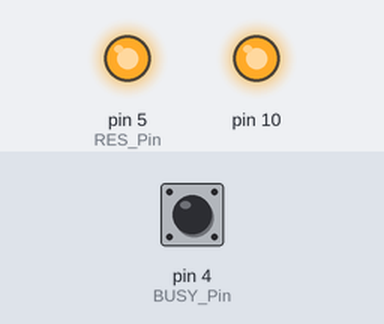
A sketch run on a simulated Arduino Uno, built with avr-gcc and run on an emulated ATmega328P. Shown: output pins drawn as LEDs (lit = HIGH). Inputs (shaded band) come from the test bench; at power-on: pin 4 (BUSY_Pin) LOW. Pins used as bus, display or sensor lines are not drawn.

Above: at 1.2 s.
1.3 s: pin 4 (BUSY_Pin) pulsed HIGH 2 times (0.12 s each, 0.3 s apart)
Timing chart, 0 to 7.2 s (numbered marks = the images above; inputs shaded):
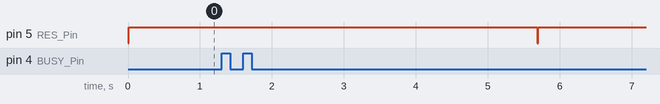

Measured:
- after the input at 1.3 s, pin 5 (RES_Pin): HIGH → LOW after 4.4 s, → HIGH 0.01 s later

The sketch:

GDEY037Z03_Arduino.ino
```cpp
#include <SPI.h>
#include"Ap_29demo.h"
//IO settings
int BUSY_Pin = 4;
int RES_Pin = 5;
int DC_Pin = 6;
int CS_Pin = 7;

#define EPD_W21_CS_0 digitalWrite(CS_Pin,LOW)
#define EPD_W21_CS_1 digitalWrite(CS_Pin,HIGH)
#define EPD_W21_DC_0  digitalWrite(DC_Pin,LOW)
#define EPD_W21_DC_1  digitalWrite(DC_Pin,HIGH)
#define EPD_W21_RST_0 digitalWrite(RES_Pin,LOW)
#define EPD_W21_RST_1 digitalWrite(RES_Pin,HIGH)
#define isEPD_W21_BUSY digitalRead(BUSY_Pin)
////////FUNCTION//////
void SPI_Write(unsigned char value);
void EPD_W21_WriteDATA(unsigned char command);
void EPD_W21_WriteCMD(unsigned char command);
//EPD
void EPD_W21_Init(void);
void EPD_init(void);
void EPD_sleep(void);
void EPD_refresh(void);
void lcd_chkstatus(void);
void PIC_display_Clean(void);
void PIC_display(const unsigned char* picData);
void setup() {
   pinMode(BUSY_Pin, INPUT);
   pinMode(RES_Pin, OUTPUT);
   pinMode(DC_Pin, OUTPUT);
   pinMode(CS_Pin, OUTPUT);
   //SPI
   SPI.beginTransaction(SPISettings(10000000, MSBFIRST, SPI_MODE0));
   SPI.begin ();
}
//Tips//
/*When the electronic paper is refreshed in full screen, the picture flicker is a normal phenomenon, and the main function is to clear the display afterimage in the previous picture.
  When the local refresh is performed, the screen does not flash.*/
/*When you need to transplant the driver, you only need to change the corresponding IO. The BUSY pin is the input mode and the others are the output mode. */

void loop() {
  while(1)
  {
    /************Normal picture display*******************/
    EPD_init(); //EPD init
    PIC_display(gImage_BW1,gImage_R1);//EPD_picture1
    EPD_sleep();//EPD_sleep,Sleep instruction is necessary, please do not delete!!!
    delay(3000); //3s

    //Clear
    EPD_init(); //EPD init
    PIC_display_Clean();//EPD Clear
    EPD_sleep();//EPD_sleep,Sleep instruction is necessary, please do not delete!!!
    while(1);

  }


}

//////////////////////SPI///////////////////////////////////

void SPI_Write(unsigned char value)
{
    SPI.transfer(value);

}

void EPD_W21_WriteCMD(unsigned char command)
{
  EPD_W21_CS_0;
  EPD_W21_DC_0;   // command write
  SPI_Write(command);
  EPD_W21_CS_1;
}
void EPD_W21_WriteDATA(unsigned char command)
{
  EPD_W21_CS_0;
  EPD_W21_DC_1;   // command write
  SPI_Write(command);
  EPD_W21_CS_1;
}


/////////////////EPD settings Functions/////////////////////
void EPD_W21_Init(void)
{
    EPD_W21_RST_0;    // Module reset
    delay(10);//At least 10ms delay
    EPD_W21_RST_1;
    delay(10);//At least 10ms delay
}
void EPD_init(void)
{
    EPD_W21_Init(); //Electronic paper IC reset

    EPD_W21_WriteCMD(0x04);  //Power on
    lcd_chkstatus();        //waiting for the electronic paper IC to release the idle signal

}
void EPD_refresh(void)
{
    EPD_W21_WriteCMD(0x12);     //DISPLAY REFRESH
    delay(10);          //!!!The delay here is necessary, 200uS at least!!!
    lcd_chkstatus();
}
void EPD_sleep(void)
{
    EPD_W21_WriteCMD(0X02);   //power off
    lcd_chkstatus();          //waiting for the electronic paper IC to release the idle signal
    //Part2 Increase the time delay
    delay(1000);      //Power off time delay, this is  necessary!!!
    EPD_W21_WriteCMD(0X07);   //deep sleep
    EPD_W21_WriteDATA(0xA5);
}

void PIC_display(const unsigned char* picData_old,const unsigned char* picData_new)
{
    unsigned int i;
    //Write Data
    EPD_W21_WriteCMD(0x10);        //Transfer old data
    for(i=0;i<12480;i++)
    {
      EPD_W21_WriteDATA(pgm_read_byte(&picData_old[i]));
    }
    EPD_W21_WriteCMD(0x13);        //Transfer new data
    for(i=0;i<12480;i++)
    {
      EPD_W21_WriteDATA(~pgm_read_byte(&picData_new[i]));
    }
   //Refresh
    EPD_W21_WriteCMD(0x12);   //DISPLAY REFRESH
    delay(10);   //!!!The delay here is necessary, 200uS at least!!!
    lcd_chkstatus();          //waiting for the electronic paper IC to release the idle signal


}
void PIC_display_Clean(void)
{
    unsigned int i;
    EPD_W21_WriteCMD(0x10);        //Transfer old data
    for(i=0;i<12480;i++)
  {
    EPD_W21_WriteDATA(0xff);
  }

    EPD_W21_WriteCMD(0x13);        //Transfer new data
    for(i=0;i<12480;i++)
  {
    EPD_W21_WriteDATA(0x00);
  }
     //Refresh
    EPD_W21_WriteCMD(0x12);   //DISPLAY REFRESH
    delay(10);    //!!!The delay here is necessary, 200uS at least!!!
    lcd_chkstatus();          //waiting for the electronic paper IC to release the idle signal

}
void lcd_chkstatus(void)
{
  while(1)
  {   //=0 BUSY
     if(isEPD_W21_BUSY==1) break;
  }
}
```

Source omitted: Ap_29demo.h (data table, 126613 bytes)
